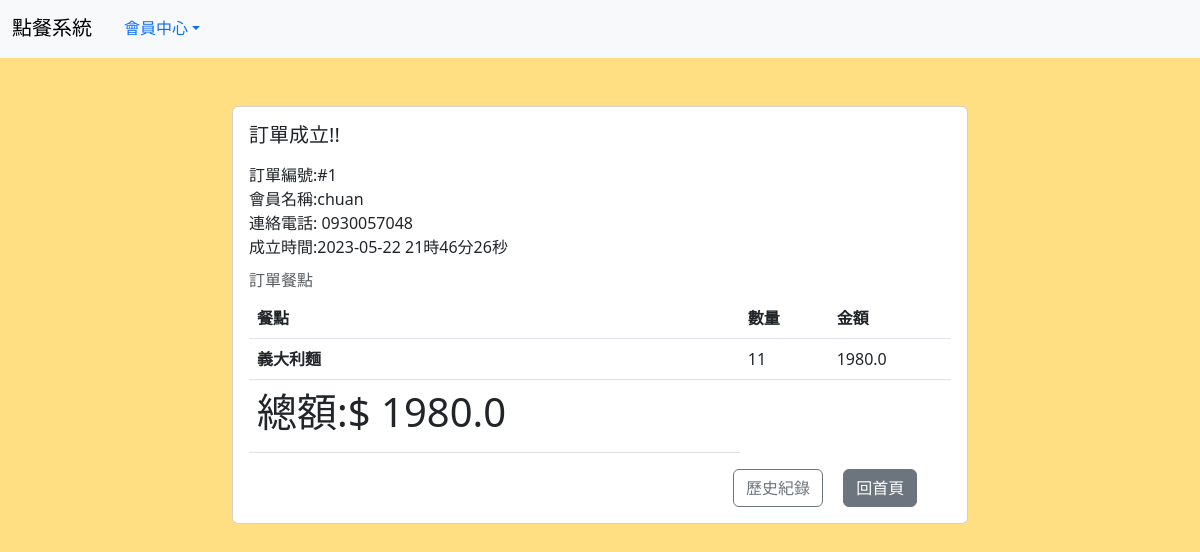
Page /order/1 on the committed database.
### tables this page shows
CREATE TABLE orders (
                id INTEGER PRIMARY KEY,
                user_id INTEGER,
                table_id INTEGER,
                timestamp TIMESTAMP,
                FOREIGN KEY (user_id) REFERENCES users (id),
                FOREIGN KEY (table_id) REFERENCES carts (table_id)
            );

CREATE TABLE users (
                id INTEGER PRIMARY KEY,
                username TEXT,
                password TEXT,
                phone TEXT
            );

CREATE TABLE carts (
                id INTEGER PRIMARY KEY,
                table_id INTEGER,
                item_id INTEGER,
                quantity INTEGER,
                FOREIGN KEY (item_id) REFERENCES menu_items (id),
                FOREIGN KEY (table_id) REFERENCES carts (table_id)
            );

CREATE TABLE menu_items (
                id INTEGER PRIMARY KEY,
                categories TEXT,
                name TEXT,
                image TEXT,
                price REAL,
                description TEXT,
                FOREIGN KEY (categories) REFERENCES categories (name)
            );

### app.py (the view)
@app.route('/order/<order_id>', methods=['GET', 'POST'])
def created_order(order_id):
    conn = create_connection()
    cursor = conn.cursor()
    cursor.execute('SELECT id, user_id, table_id, timestamp FROM orders WHERE id = ?', (order_id,))
    order = cursor.fetchone()
    cursor.execute('SELECT username, phone FROM users WHERE id = ?', (order[1],))
    user = cursor.fetchone()
    cursor.execute('''
        SELECT menu_items.name, menu_items.price ,carts.quantity
        FROM carts
        INNER JOIN menu_items ON carts.item_id = menu_items.id
        WHERE carts.table_id = ?
    ''', (order[2],))
    cart_items = cursor.fetchall()
    total_price = 0
    for item in cart_items:
        item_price = item[1]
        total_price += item_price * item[2]
    conn.close()
    return render_template('order.html', order_number=order, username=user[0], phone=user[1], items=cart_items, total_price=total_price)

### app.py (called while the page is built)
@app.template_filter('custom_datetimeformat')
def custom_datetimeformat(value):
    dt = datetime.strptime(value, '%Y-%m-%d %H:%M:%S.%f')
    formatted_datetime = dt.strftime('%Y-%m-%d %H時%M分%S秒')
    return formatted_datetime

### lib.py (called while the page is built)
def create_connection():
    conn = None
    try:
        conn = sqlite3.connect('database.db')
        print(f'Successfully connected to the database')
        return conn
    except Error as e:
        print(f'Error connecting to the database: {e}')
    return conn

### templates/order.html
{% extends 'base.html' %} {% block content %}
<div class="row justify-content-center">
  <div class="col-2"></div>
  <div class="col-8">
    <div class="card">
      <div class="card-body text-start">
        <h5 class="card-title">訂單成立!!</h5>
        <p class="card-text">
            <div class="col justify-content-start">
                <div class="col-6">
                  訂單編號:#{{ order_number[0] }}
                </div>
                <div class="col-6">
                  會員名稱:{{ username }}
                </div>
                <div class="col-6">
                  連絡電話: {{ phone }}
                </div>
                <div class="col-6">
                  成立時間:{{ order_number[3]| custom_datetimeformat }}
                </div>
            </div>
        </p>
        <h6 class="card-subtitle mb-2 text-body-secondary">訂單餐點</h6>
        <div class="card-text">
            <table class="table">
                <thead>
                  <tr>
                    <th scope="col">餐點</th>
                    <th scope="col">數量</th>
                    <th scope="col">金額</th>
                  </tr>
                </thead>
                <tbody>
                  {% for item in items %}
                  <tr>
                    <th scope="row">{{ item[0] }}</th>
                    <td>
                      {{item[2] }}
                    </td>
                    <td>{{ item[1]*item[2]}}</td>
                  </tr>
                  {% endfor %}
                  <tr>
                    <td>
                        <h1>總額:$ {{ total_price }}</h1>
                    </td>
                  </tr>
                </tbody>
              </table>
            </div>
        <div class="row justify-content-end">
            <div class="col-4">
                <a href="" class="btn btn-outline-secondary card-link">歷史紀錄</a>
                <a href="{{url_for('home')}}" class="btn btn-secondary card-link">回首頁</a>
            </div>
        </div>
      </div>
    </div>
  </div>
  <div class="col-2"></div>
</div>
{% endblock content%}

### rows in the picture
orders: id "1", timestamp "2023-05-22 21時46分26秒"
users: username "chuan", phone "0930057048"
carts: name "義大利麵", quantity "11", item[1]*item[2] "1980.0"

### other values in the picture
{{ total_price }} "1980.0"
